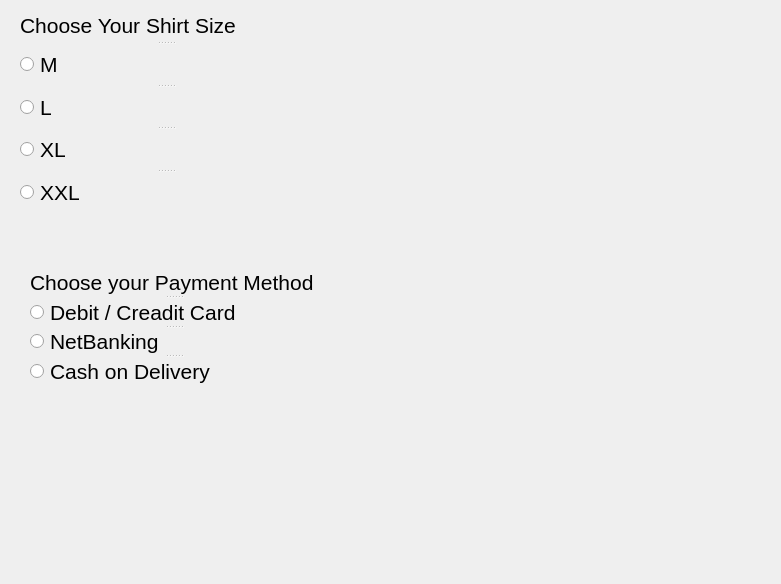
<?xml version="1.0" encoding="UTF-8"?>
<ui version="4.0">
 <class>Dialog</class>
 <widget class="QDialog" name="Dialog">
  <property name="geometry">
   <rect>
    <x>0</x>
    <y>0</y>
    <width>781</width>
    <height>584</height>
   </rect>
  </property>
  <property name="windowTitle">
   <string>Dialog</string>
  </property>
  <widget class="QLabel" name="labelSelected">
   <property name="geometry">
    <rect>
     <x>120</x>
     <y>490</y>
     <width>501</width>
     <height>61</height>
    </rect>
   </property>
   <property name="text">
    <string/>
   </property>
  </widget>
  <widget class="QSplitter" name="VBoxLayout">
   <property name="geometry">
    <rect>
     <x>20</x>
     <y>10</y>
     <width>291</width>
     <height>201</height>
    </rect>
   </property>
   <property name="orientation">
    <enum>Qt::Vertical</enum>
   </property>
   <widget class="QLabel" name="label">
    <property name="font">
     <font>
      <pointsize>16</pointsize>
     </font>
    </property>
    <property name="text">
     <string>Choose Your Shirt Size</string>
    </property>
    <property name="VBoxLayout" stdset="0">
     <string/>
    </property>
   </widget>
   <widget class="QRadioButton" name="radioButtonMedium">
    <property name="font">
     <font>
      <pointsize>16</pointsize>
     </font>
    </property>
    <property name="text">
     <string>M</string>
    </property>
    <property name="VBoxLayout" stdset="0">
     <string/>
    </property>
   </widget>
   <widget class="QRadioButton" name="radioButtonLarge">
    <property name="font">
     <font>
      <pointsize>16</pointsize>
     </font>
    </property>
    <property name="text">
     <string>L</string>
    </property>
    <property name="VBoxLayout" stdset="0">
     <string/>
    </property>
   </widget>
   <widget class="QRadioButton" name="radioButtonXL">
    <property name="font">
     <font>
      <pointsize>16</pointsize>
     </font>
    </property>
    <property name="text">
     <string>XL</string>
    </property>
    <property name="VBoxLayout" stdset="0">
     <string/>
    </property>
   </widget>
   <widget class="QRadioButton" name="radioButtonXXL">
    <property name="font">
     <font>
      <pointsize>16</pointsize>
     </font>
    </property>
    <property name="text">
     <string>XXL</string>
    </property>
    <property name="VBoxLayout" stdset="0">
     <string/>
    </property>
   </widget>
  </widget>
  <widget class="QSplitter" name="VBoxLayout_2">
   <property name="geometry">
    <rect>
     <x>30</x>
     <y>270</y>
     <width>288</width>
     <height>114</height>
    </rect>
   </property>
   <property name="orientation">
    <enum>Qt::Vertical</enum>
   </property>
   <widget class="QLabel" name="label_2">
    <property name="font">
     <font>
      <pointsize>16</pointsize>
     </font>
    </property>
    <property name="text">
     <string>Choose your Payment Method</string>
    </property>
   </widget>
   <widget class="QRadioButton" name="radioButtonDebitCard">
    <property name="font">
     <font>
      <pointsize>16</pointsize>
     </font>
    </property>
    <property name="text">
     <string>Debit / Creadit Card</string>
    </property>
   </widget>
   <widget class="QRadioButton" name="radioButtonNetBanking">
    <property name="font">
     <font>
      <pointsize>16</pointsize>
     </font>
    </property>
    <property name="text">
     <string>NetBanking</string>
    </property>
   </widget>
   <widget class="QRadioButton" name="radioButtonCashOnDelivery">
    <property name="font">
     <font>
      <pointsize>16</pointsize>
     </font>
    </property>
    <property name="text">
     <string>Cash on Delivery</string>
    </property>
   </widget>
  </widget>
 </widget>
 <resources/>
 <connections/>
</ui>
